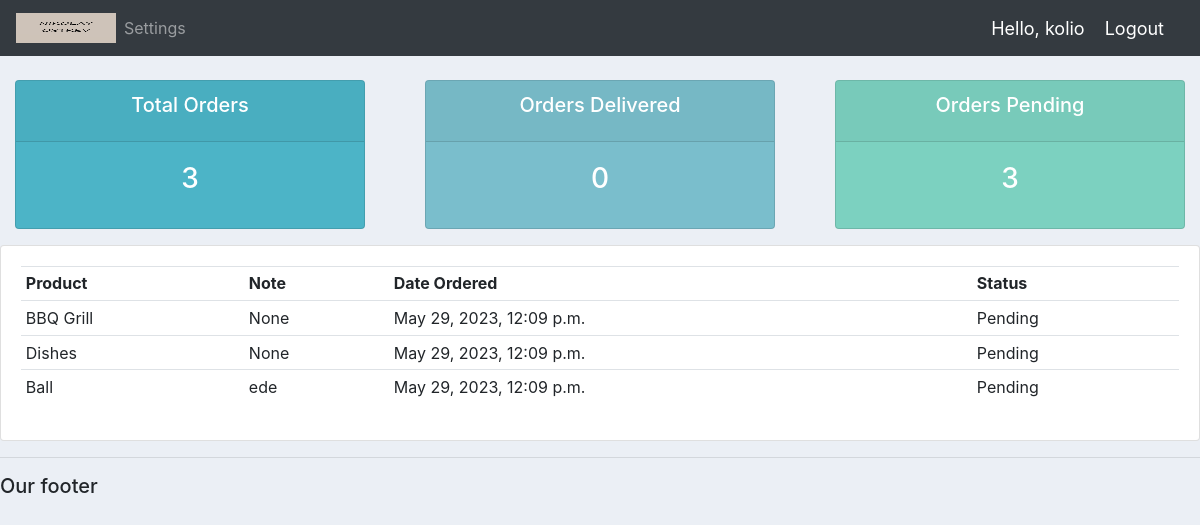
/user/ (signed in), run on the app's committed database.
### customer_app/accounts/models.py (models this page shows)
class Order(models.Model):
    STATUS = (
        ('Pending', 'Pending'),
        ('Out of Delivery', 'Out of Delivery'),
        ('Delivered', 'Delivered'),
    )
    customer = models.ForeignKey(Customer, null=True, on_delete=models.SET_NULL)
    product = models.ForeignKey(Product, null=True, on_delete=models.SET_NULL)
    date_created = models.DateTimeField(auto_now_add=True, null=True)
    status = models.CharField(max_length=200, null=True, choices=STATUS)
    note = models.CharField(max_length=1000, null=True)
    def __str__(self):
        return self.product.name

class Product(models.Model):
    CATEGORY = (
        ('Indor', 'Indor'),
        ('Out Door', 'Out Door'),
    )
    name = models.CharField(max_length=200, null=True)
    price = models.FloatField(null=True)
    category = models.CharField(max_length=200, null=True, choices=CATEGORY)
    description = models.CharField(max_length=200, null=True, blank=True)
    date_create = models.DateTimeField(auto_now_add=True, null=True)
    tags = models.ManyToManyField(Tag)
    def __str__(self):
        return self.name

### customer_app/accounts/decorators.py (the view)
        def wrapper_func(request, *args, **kwargs):
            group = None
            if request.user.groups.exists():
                group = request.user.groups.all()[0].name
            if group in allowed_roles:
                return view_func(request, *args, **kwargs)
            else:
                return HttpResponse('You are not authorized to see this page')

### customer_app/accounts/views.py (called while the page is built)
@login_required(login_url='login')
@allowed_users(allowed_roles=['customer'])
def userPage(request):
    orders = request.user.customer.order_set.all()
    print('ORDERS', orders)
    total_orders = orders.count()
    delivered = orders.filter(status='Delivered').count()
    pending = orders.filter(status='Pending').count()
    context = {
        'orders': orders, 'total_orders': total_orders,
        'delivered': delivered, 'pending': pending
    }
    return render(request, 'accounts/user.html', context)

### templates/accounts/user.html
{% extends 'accounts/main.html' %}
{% block content %}
    {% include 'accounts/status.html' %}
    <div class="row">
        <div class="col-md">
            <div class="card card-body">
                <table class="table table-sm">
                    <tr>
                        <th>Product</th>
                        <th>Note</th>
                        <th>Date Ordered</th>
                        <th>Status</th>
                    </tr>
                    {% for order in orders %}
                        <tr>
                            <td>{{ order.product }}</td>
                            <td>{{ order.note}}</td>
                            <td>{{ order.date_created }}</td>
                            <td>{{ order.status }}</td>
                        </tr>
                    {% endfor %}
                </table>
            </div>
        </div>
    </div>
{% endblock content %}

### templates/accounts/navbar.html (shortened to what this page needs)
{% load static %}
<nav class="navbar navbar-expand-lg navbar-dark bg-dark">
    <img id="logo" src="{% static 'images/logo.png' %}">
    <div class="collapse navbar-collapse" id="navbarNav">
        <ul class="navbar-nav">
            {% if request.user.is_staff %}
            <li class="nav-item active">
                <a class="nav-link" href="{% url 'home' %}">Dashboard</a>
            </li>
            <li class="nav-item">
                <a class="nav-link" href="{% url 'products' %}">Products</a>
            </li>
            {% else %}
                <li class="nav-item">
                    <a class="nav-link" href="{% url 'account' %}">Settings</a>
                </li>
            {% endif %}
        </ul>
    </div>
    <span class="hello-msg">Hello, {{ request.user }} </span>
    <span><a class="hello-msg" href="{% url 'logout' %}">Logout</a></span>
</nav>

### static/css/main.css (style rules this page uses)
#logo { width: 100px; height: 30px; overflow: hidden; }
body { background-color: #ebeff5; }

### templates/accounts/navbar.html (style rules this page uses)
.hello-msg { font-size: 18px; color: #fff; margin-right: 20px; }

### data on the page
Order: product "BBQ Grill", note "None", date_created "May 29, 2023, 12:09 p.m.", status "Pending"
Order: product "Dishes", note "None", date_created "May 29, 2023, 12:09 p.m.", status "Pending"
Order: product "Ball", note "ede", date_created "May 29, 2023, 12:09 p.m.", status "Pending"

### other printed values
{{ request.user }} "kolio"
{{ total_orders }} "3"
{{ delivered }} "0"
{{ pending }} "3"
